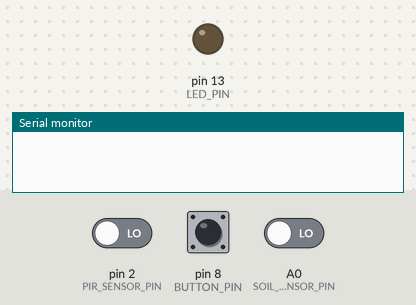
Recording of a sketch running on a simulated Arduino Uno, built with avr-gcc and run on an emulated ATmega328P. On the bench: output pins drawn as LEDs (lit = HIGH), the last lines printed to the serial monitor. The inputs (shaded band) are chosen by the test bench; at power-on: pin 2 (PIR_SENSOR_PIN) LOW, pin 8 (BUTTON_PIN) HIGH, A0 (SOIL_SENSOR_PIN) LOW.

Above: at 1.2 s.
1.3 s: pin 2 (PIR_SENSOR_PIN) driven HIGH
4.3 s: pin 8 (BUTTON_PIN) pulled LOW for 0.15 s
At 5.6 s:
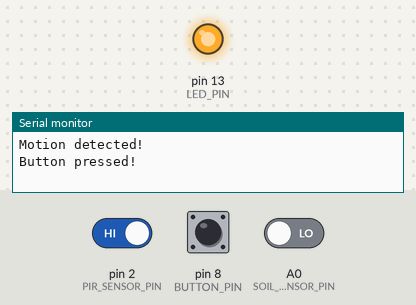
Timing chart, 0 to 13.4 s (numbered marks = the images above; inputs shaded):
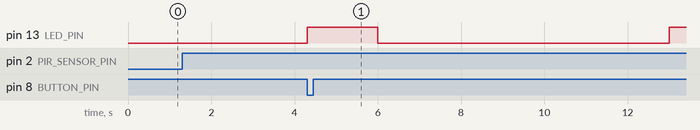

The sketch:

task1.4d__module_1_.ino
```cpp
// Define the pins for the sensors and push button
#define PIR_SENSOR_PIN 2
#define SOIL_SENSOR_PIN A0
#define BUTTON_PIN 8
#define LED_PIN 13

// Define the variables for the sensors and push button
int pirSensorValue = LOW;
float soilMoistureVoltage = 0;
int soilMoistureValue = 0;
int buttonState = LOW;
int ledState = LOW;

// Define the timer variables
int timerCount = 0;
const int userTime = 7000; // 7 seconds

void setup() {
  // Set the input/output pins for the sensors, push button, and the LED
  pinMode(PIR_SENSOR_PIN, INPUT);
  pinMode(BUTTON_PIN, INPUT_PULLUP);
  pinMode(LED_PIN, OUTPUT);

  // Enable the PCINT library for the PIR sensor
  PCICR |= (1 << PCIE2);
  PCMSK2 |= (1 << PCINT18);

  // Enable the PCINT library for the soil moisture sensor
  PCICR |= (1 << PCIE1);
  PCMSK1 |= (1 << PCINT8);

  // Enable the PCINT library for the push button
  PCICR |= (1 << PCIE0);
  PCMSK0 |= (1 << PCINT0);

  // Set up the timer interrupt
  TCCR1A = 0;
  TCCR1B = 0;
  TCNT1 = 0;
  OCR1A = 15624; // (16MHz / (prescaler * desired interrupt frequency)) - 1
  TCCR1B |= (1 << WGM12);
  TCCR1B |= (1 << CS12) | (1 << CS10); // Set prescaler to 1024
  TIMSK1 |= (1 << OCIE1A);

  // Start the serial communication
  Serial.begin(9600);
}

void loop() {
  // Do nothing in the main loop, all sensing and processing is done in the interrupt routines
}

// Interrupt routine for the PIR sensor
ISR(PCINT2_vect) {
  pirSensorValue = digitalRead(PIR_SENSOR_PIN);
  if (pirSensorValue == HIGH) {
    Serial.println("Motion detected!");
  }
}

// Interrupt routine for the soil moisture sensor
ISR(PCINT1_vect) {
  soilMoistureValue = analogRead(SOIL_SENSOR_PIN);
  soilMoistureVoltage = soilMoistureValue * (5.0 / 1023.0);
  if (soilMoistureVoltage < 2.5) {
    digitalWrite(LED_PIN, HIGH);
    ledState = HIGH;
    Serial.println("Water tank is empty!");
  } else {
    digitalWrite(LED_PIN, LOW);
    ledState = LOW;
  }
}

// Interrupt routine for the push button
ISR(PCINT0_vect) {
  buttonState = digitalRead(BUTTON_PIN);
  if (buttonState == LOW) {
    ledState = !ledState;
    digitalWrite(LED_PIN, ledState);
    Serial.println("Button pressed!");
  }
}

// Interrupt routine for the timer
ISR(TIMER1_COMPA_vect) {
  timerCount++;
  if (timerCount == (userTime / 1000)) {
    Serial.println("Time expired.. Alarm is ON!");
    ledState = !ledState;
    digitalWrite(LED_PIN, ledState);
    timerCount = 0;
  }
}
```
